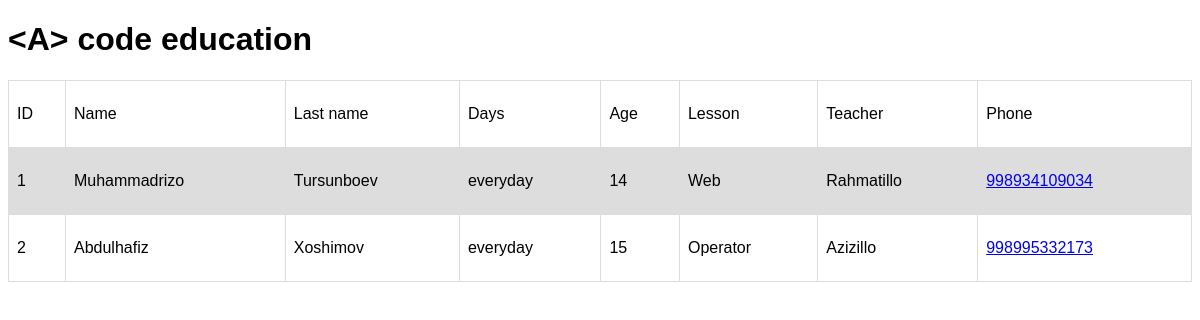
The page / on the database its author committed.
### edu/models.py (models this page shows, shortened)
class Edu(models.Model):
    name = models.CharField(max_length=150, verbose_name='Имя ученика')
    lastname = models.CharField(max_length=150, verbose_name='Фамилия ученика')
    age = models.IntegerField(default=0, verbose_name='Лет ученика')
    category = models.ForeignKey('Category', on_delete=models.PROTECT, null=True, verbose_name='Кружок')
    days = models.ForeignKey('Days', on_delete=models.PROTECT, null=True, verbose_name='Дни кружок')
    money = models.ForeignKey('Money', on_delete=models.PROTECT, null=True, verbose_name='Ежемесячный платеж')
    teacher = models.ForeignKey('Teacher', on_delete=models.PROTECT, null=True, verbose_name='Учители')
    phone = models.CharField(max_length=150, default=0, verbose_name='Телефон номер ученика')

class Days(models.Model):
    title = models.CharField(max_length=150, db_index=True, verbose_name='Дни кружка')
    def __str__(self):
        return self.title
    class Meta:
        verbose_name = 'День'
        verbose_name_plural = 'Дни'

class Category(models.Model):
    title = models.CharField(max_length=150, db_index=True, verbose_name='Наименование кружка')
    def __str__(self):
        return self.title
    class Meta:
        verbose_name = 'Кружок'
        verbose_name_plural = 'Кружоки'

class Teacher(models.Model):
    title = models.CharField(max_length=150, db_index=True, verbose_name='Учители')
    def __str__(self):
        return self.title
    class Meta:
        verbose_name = 'Учитель'
        verbose_name_plural = 'Учители'

### edu/views.py (the view)
# urls.py: path('', index, name='home'),
def index(request):
    edu = Edu.objects.all()
    context = {
		'edu': edu,
		'title': 'Список новостей',
		'subtitle': 'Самые свежые новости'
	}
    return render(request, 'edu/index.html', context)

### edu/templates/edu/index.html (shortened to what this page needs)
{% load static %}
<!DOCTYPE html>
<html lang="en">
<head>
    <link rel="stylesheet" href="{% static 'css/style.css' %}">
</head>
<body>
<h1><span><</span>A<span>></span> code education</h1>
<table>
    <tr class="fx">
        <td><p>ID</p></td>
        <td><p>Name</p></td>
        <td><p>Last name</p></td>
        <td><p>Days</p></td>
        <td><p>Age</p></td>
        <td><p>Lesson</p></td>
        <td><p>Teacher</p></td>
        <td><p>Phone</p></td>
    </tr>
    {%for item in edu%}
    <tr>
        <td><p>{{item.pk}}</p></td>
        <td><p>{{item.name}}</p></td>
        <td><p>{{item.lastname}}</p></td>
        <td><p>{{item.days}}</p></td>
        <td><p>{{item.age}}</p></td>
        <td><p>{{item.category}}</p></td>
        <td><p>{{item.teacher}}</p></td>
        <td><p><a href="tel:+{{item.phone}}">{{item.phone}}</a></p></td>
    </tr>
    {%endfor%}
</table>
<link rel="stylesheet" href="{% static 'js/main.js' %}">
</body>
</html>

### mysite/static/css/style.css (style rules this page uses)
body { font-family: 'Arial' }
table { font-family: arial, sans-serif; border-collapse: collapse; width: 100%; }
td, th { border: 1px solid #dddddd; text-align: left; padding: 8px; }
tr:nth-child(even) { background-color: #dddddd; }

### rows shown on the page
Edu: pk "1", name "Muhammadrizo", lastname "Tursunboev", days "everyday", age "14", category "Web", teacher "Rahmatillo", phone "998934109034"
Edu: pk "2", name "Abdulhafiz", lastname "Xoshimov", days "everyday", age "15", category "Operator", teacher "Azizillo", phone "998995332173"
